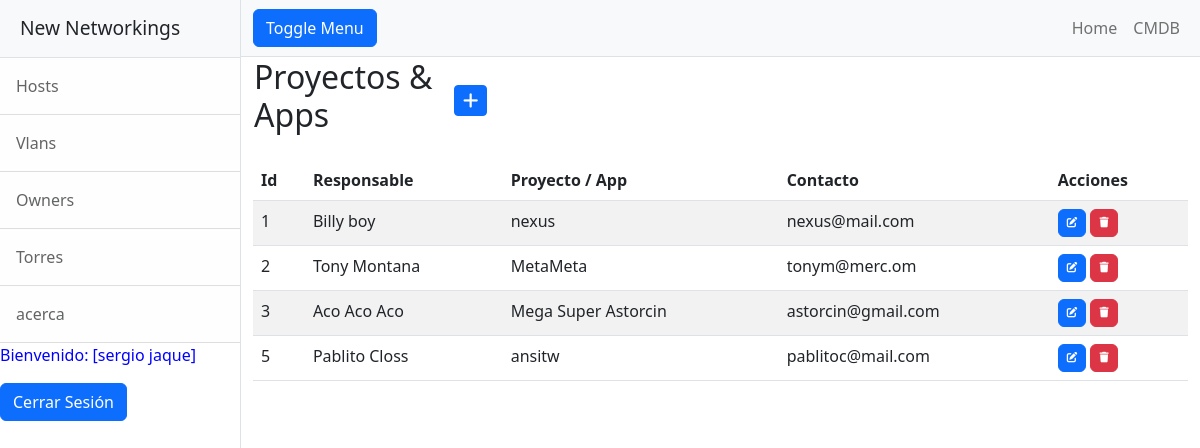
Page /owners/ (signed in) on the earlier database version.
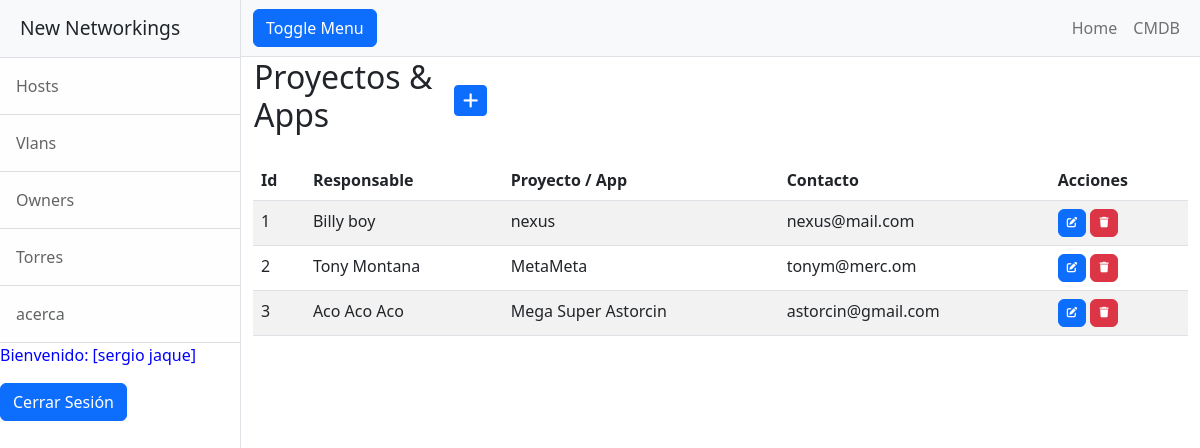
Same page on the later database version.
### entidades/models.py (models this page shows, shortened)
class Owners(models.Model):
    responsables = models.CharField(max_length=60)
    proyecto = models.CharField(max_length=60)
    contacto = models.CharField(max_length=60)

### entidades/views.py (the view)
# urls.py: path('owners/', OwnersList.as_view(), name="owners"),
class OwnersList(LoginRequiredMixin, ListView):
    model = Owners

### entidades/templates/entidades/owners_list.html (shortened to what this page needs)
{% extends "entidades/index.html" %}
{% block titulo %}
 <table>
    <tr>
        <td width="200"><h2>Proyectos & Apps</h2></td>
        <td>
            <a
            href="{% url 'ownersCreate' %}"
            class="btn btn-primary btn-sm"
            >
            </a>
        </td>
    </tr>
</table>
{% endblock titulo %}
{% block contenido %}
<table class="table table-striped">
    <thead>
        <tr>
            <th>Id</th>
            <th>Responsable</th>
            <th>Proyecto / App</th>
            <th>Contacto</th>
            <th>Acciones</th>
        </tr>
    </thead>
    <tbody>
    {% for e in owners_list  %}
        <tr>
            <td>{{ e.id }}</td>
            <td>{{ e.responsables }}</td>
            <td>{{ e.proyecto }}</td>
            <td>{{ e.contacto }}</td>
            <td>
                <a
                  href="{% url 'ownersUpdate' e.id %}"
                  class="btn btn-primary"
                  style="--bs-btn-padding-y: .25rem; --bs-btn-padding-x: .5rem; --bs-btn-font-size: .75rem;"
                  >
                </a>
                <a
                  href="{% url 'ownersDelete' e.id %}"
                  class="btn btn-danger"
                  style="--bs-btn-padding-y: .25rem; --bs-btn-padding-x: .5rem; --bs-btn-font-size: .75rem;"
                  >
                </a>
            </td>
        </tr>
    {% endfor %}
    </tbody>
</table>
{% endblock contenido %}

Differences in the rows shown:
removed Owners: id "5", responsables "Pablito Closs", proyecto "ansitw", contacto "pablitoc@mail.com"
